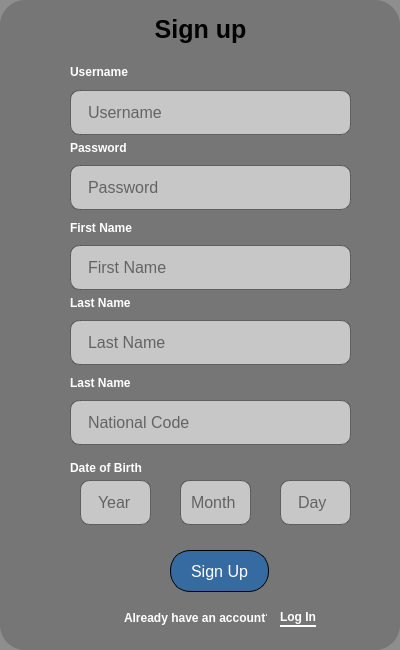
      <widget class="QWidget" name="SignUpWidget" native="true">
       <property name="sizePolicy">
        <sizepolicy hsizetype="Fixed" vsizetype="Fixed">
         <horstretch>0</horstretch>
         <verstretch>0</verstretch>
        </sizepolicy>
       </property>
       <property name="minimumSize">
        <size>
         <width>400</width>
         <height>650</height>
        </size>
       </property>
       <property name="styleSheet">
        <string notr="true">QWidget {
    background-color: rgba(111, 111, 111, 200);
border-radius: 25px;
}
</string>
       </property>
       <widget class="QLabel" name="label_11">
        <property name="geometry">
         <rect>
          <x>60</x>
          <y>10</y>
          <width>281</width>
          <height>38</height>
         </rect>
        </property>
        <property name="styleSheet">
         <string notr="true">QLabel {
    color: #000; /* Text color */
    font-size: 25px; /* Font size */
    font-weight: bold; /* Font weight */
    padding: 2px; /* Padding around the text */
    border: none; /* No border */
    background-color: transparent; /* Transparent background */
}
</string>
        </property>
        <property name="text">
         <string>Sign up</string>
        </property>
        <property name="alignment">
         <set>Qt::AlignCenter</set>
        </property>
       </widget>
       <widget class="QLineEdit" name="usernamInSignUp">
        <property name="geometry">
         <rect>
          <x>70</x>
          <y>90</y>
          <width>281</width>
          <height>45</height>
         </rect>
        </property>
        <property name="sizePolicy">
         <sizepolicy hsizetype="Expanding" vsizetype="Expanding">
          <horstretch>0</horstretch>
          <verstretch>0</verstretch>
         </sizepolicy>
        </property>
        <property name="styleSheet">
         <string notr="true">/* Base style for QLineEdit */
QLineEdit {
    padding: 10px 15px; /* Adds internal padding for a comfortable text area */
    font-size: 16px; /* Sets the font size of the text */
    border-radius: 10px; /* Rounds the corners of the QLineEdit */
    border: 0.5px solid rgba(0, 0, 0, 100); /* Sets an initial transparent border */
    background-color: rgba(255, 255, 255, 150); /* Sets the background color to white */
    background-clip: padding-box; /* Ensures background color stays within padding */
    background-origin: padding-box; /* Ensures background origin starts within padding */
    box-shadow: 0 4px 10px rgba(0, 0, 0, 0.1); /* Adds a subtle shadow for a floating effect */
    transition: all 0.3s ease; /* Smooth transition for all properties */
}

/* Style for QLineEdit when it is focused */
QLineEdit:focus {
    border: 3px solid #ffffff; /* Changes border color to light blue on focus */
    box-shadow: 0 4px 10px rgba(0, 191, 255, 0.3); /* Enhances shadow to give a glowing effect on focus */
    background-color: rgba(255, 255, 255, 200); /* Changes background color to a very light blue on focus */
}

/* Style for the placeholder text inside QLineEdit */
QLineEdit::placeholder {
    color: #aaa; /* Sets the placeholder text color to light gray */
    opacity: 0.8; /* Makes the placeholder text slightly transparent */
}
</string>
        </property>
        <property name="placeholderText">
         <string>Username</string>
        </property>
       </widget>
       <widget class="QLabel" name="label_12">
        <property name="geometry">
         <rect>
          <x>70</x>
          <y>140</y>
          <width>281</width>
          <height>16</height>
         </rect>
        </property>
        <property name="styleSheet">
         <string notr="true">QLabel {
    background: transparent; /* Makes the background transparent */
    color: #ffffff; /* Sets the text color */
    font-size: 12px; /* Sets the font size */
    font-weight: bold; /* Makes the font bold */
    text-shadow: 1px 1px 2px rgba(0, 0, 0, 0.1); /* Adds a subtle shadow to the text */
    border: none; /* Ensures there is no border */
}
</string>
        </property>
        <property name="text">
         <string>Password</string>
        </property>
       </widget>
       <widget class="QLineEdit" name="passwordInSignUp">
        <property name="geometry">
         <rect>
          <x>70</x>
          <y>165</y>
          <width>281</width>
          <height>45</height>
         </rect>
        </property>
        <property name="sizePolicy">
         <sizepolicy hsizetype="Expanding" vsizetype="Expanding">
          <horstretch>0</horstretch>
          <verstretch>0</verstretch>
         </sizepolicy>
        </property>
        <property name="styleSheet">
         <string notr="true">/* Base style for QLineEdit */
QLineEdit {
    padding: 10px 15px; /* Adds internal padding for a comfortable text area */
    font-size: 16px; /* Sets the font size of the text */
    border-radius: 10px; /* Rounds the corners of the QLineEdit */
    border: 0.5px solid rgba(0, 0, 0, 100); /* Sets an initial transparent border */
    background-color: rgba(255, 255, 255, 150); /* Sets the background color to white */
    background-clip: padding-box; /* Ensures background color stays within padding */
    background-origin: padding-box; /* Ensures background origin starts within padding */
    box-shadow: 0 4px 10px rgba(0, 0, 0, 0.1); /* Adds a subtle shadow for a floating effect */
    transition: all 0.3s ease; /* Smooth transition for all properties */
}

/* Style for QLineEdit when it is focused */
QLineEdit:focus {
    border: 3px solid #ffffff; /* Changes border color to light blue on focus */
    box-shadow: 0 4px 10px rgba(0, 191, 255, 0.3); /* Enhances shadow to give a glowing effect on focus */
    background-color: rgba(255, 255, 255, 200); /* Changes background color to a very light blue on focus */
}

/* Style for the placeholder text inside QLineEdit */
QLineEdit::placeholder {
    color: #aaa; /* Sets the placeholder text color to light gray */
    opacity: 0.8; /* Makes the placeholder text slightly transparent */
}
</string>
        </property>
        <property name="placeholderText">
         <string>Password</string>
        </property>
       </widget>
       <widget class="QLabel" name="label_13">
        <property name="geometry">
         <rect>
          <x>70</x>
          <y>64</y>
          <width>281</width>
          <height>16</height>
         </rect>
        </property>
        <property name="styleSheet">
         <string notr="true">QLabel {
    background: transparent; /* Makes the background transparent */
    color: #ffffff; /* Sets the text color */
    font-size: 12px; /* Sets the font size */
    font-weight: bold; /* Makes the font bold */
    text-shadow: 1px 1px 2px rgba(0, 0, 0, 0.1); /* Adds a subtle shadow to the text */
    border: none; /* Ensures there is no border */
}
</string>
        </property>
        <property name="text">
         <string>Username</string>
        </property>
       </widget>
       <widget class="QLineEdit" name="firstName">
        <property name="geometry">
         <rect>
          <x>70</x>
          <y>245</y>
          <width>281</width>
          <height>45</height>
         </rect>
        </property>
        <property name="sizePolicy">
         <sizepolicy hsizetype="Expanding" vsizetype="Expanding">
          <horstretch>0</horstretch>
          <verstretch>0</verstretch>
         </sizepolicy>
        </property>
        <property name="styleSheet">
         <string notr="true">/* Base style for QLineEdit */
QLineEdit {
    padding: 10px 15px; /* Adds internal padding for a comfortable text area */
    font-size: 16px; /* Sets the font size of the text */
    border-radius: 10px; /* Rounds the corners of the QLineEdit */
    border: 0.5px solid rgba(0, 0, 0, 100); /* Sets an initial transparent border */
    background-color: rgba(255, 255, 255, 150); /* Sets the background color to white */
    background-clip: padding-box; /* Ensures background color stays within padding */
    background-origin: padding-box; /* Ensures background origin starts within padding */
    box-shadow: 0 4px 10px rgba(0, 0, 0, 0.1); /* Adds a subtle shadow for a floating effect */
    transition: all 0.3s ease; /* Smooth transition for all properties */
}

/* Style for QLineEdit when it is focused */
QLineEdit:focus {
    border: 3px solid #ffffff; /* Changes border color to light blue on focus */
    box-shadow: 0 4px 10px rgba(0, 191, 255, 0.3); /* Enhances shadow to give a glowing effect on focus */
    background-color: rgba(255, 255, 255, 200); /* Changes background color to a very light blue on focus */
}

/* Style for the placeholder text inside QLineEdit */
QLineEdit::placeholder {
    color: #aaa; /* Sets the placeholder text color to light gray */
    opacity: 0.8; /* Makes the placeholder text slightly transparent */
}
</string>
        </property>
        <property name="text">
         <string/>
        </property>
        <property name="placeholderText">
         <string>First Name</string>
        </property>
       </widget>
       <widget class="QLabel" name="label_17">
        <property name="geometry">
         <rect>
          <x>70</x>
          <y>220</y>
          <width>281</width>
          <height>16</height>
         </rect>
        </property>
        <property name="styleSheet">
         <string notr="true">QLabel {
    background: transparent; /* Makes the background transparent */
    color: #ffffff; /* Sets the text color */
    font-size: 12px; /* Sets the font size */
    font-weight: bold; /* Makes the font bold */
    text-shadow: 1px 1px 2px rgba(0, 0, 0, 0.1); /* Adds a subtle shadow to the text */
    border: none; /* Ensures there is no border */
}
</string>
        </property>
        <property name="text">
         <string>First Name</string>
        </property>
       </widget>
       <widget class="QLabel" name="label_18">
        <property name="geometry">
         <rect>
          <x>70</x>
          <y>295</y>
          <width>281</width>
          <height>16</height>
         </rect>
        </property>
        <property name="styleSheet">
         <string notr="true">QLabel {
    background: transparent; /* Makes the background transparent */
    color: #ffffff; /* Sets the text color */
    font-size: 12px; /* Sets the font size */
    font-weight: bold; /* Makes the font bold */
    text-shadow: 1px 1px 2px rgba(0, 0, 0, 0.1); /* Adds a subtle shadow to the text */
    border: none; /* Ensures there is no border */
}
</string>
        </property>
        <property name="text">
         <string>Last Name</string>
        </property>
       </widget>
       <widget class="QLineEdit" name="lastName">
        <property name="geometry">
         <rect>
          <x>70</x>
          <y>320</y>
          <width>281</width>
          <height>45</height>
         </rect>
        </property>
        <property name="sizePolicy">
         <sizepolicy hsizetype="Expanding" vsizetype="Expanding">
          <horstretch>0</horstretch>
          <verstretch>0</verstretch>
         </sizepolicy>
        </property>
        <property name="styleSheet">
         <string notr="true">/* Base style for QLineEdit */
QLineEdit {
    padding: 10px 15px; /* Adds internal padding for a comfortable text area */
    font-size: 16px; /* Sets the font size of the text */
    border-radius: 10px; /* Rounds the corners of the QLineEdit */
    border: 0.5px solid rgba(0, 0, 0, 100); /* Sets an initial transparent border */
    background-color: rgba(255, 255, 255, 150); /* Sets the background color to white */
    background-clip: padding-box; /* Ensures background color stays within padding */
    background-origin: padding-box; /* Ensures background origin starts within padding */
    box-shadow: 0 4px 10px rgba(0, 0, 0, 0.1); /* Adds a subtle shadow for a floating effect */
    transition: all 0.3s ease; /* Smooth transition for all properties */
}

/* Style for QLineEdit when it is focused */
QLineEdit:focus {
    border: 3px solid #ffffff; /* Changes border color to light blue on focus */
    box-shadow: 0 4px 10px rgba(0, 191, 255, 0.3); /* Enhances shadow to give a glowing effect on focus */
    background-color: rgba(255, 255, 255, 200); /* Changes background color to a very light blue on focus */
}

/* Style for the placeholder text inside QLineEdit */
QLineEdit::placeholder {
    color: #aaa; /* Sets the placeholder text color to light gray */
    opacity: 0.8; /* Makes the placeholder text slightly transparent */
}
</string>
        </property>
        <property name="text">
         <string/>
        </property>
        <property name="placeholderText">
         <string>Last Name</string>
        </property>
       </widget>
       <widget class="QLabel" name="label_19">
        <property name="geometry">
         <rect>
          <x>70</x>
          <y>375</y>
          <width>281</width>
          <height>16</height>
         </rect>
        </property>
        <property name="styleSheet">
         <string notr="true">QLabel {
    background: transparent; /* Makes the background transparent */
    color: #ffffff; /* Sets the text color */
    font-size: 12px; /* Sets the font size */
    font-weight: bold; /* Makes the font bold */
    text-shadow: 1px 1px 2px rgba(0, 0, 0, 0.1); /* Adds a subtle shadow to the text */
    border: none; /* Ensures there is no border */
}
</string>
        </property>
        <property name="text">
         <string>Last Name</string>
        </property>
       </widget>
       <widget class="QLineEdit" name="nationalCode">
        <property name="geometry">
         <rect>
          <x>70</x>
          <y>400</y>
          <width>281</width>
          <height>45</height>
         </rect>
        </property>
        <property name="sizePolicy">
         <sizepolicy hsizetype="Expanding" vsizetype="Expanding">
          <horstretch>0</horstretch>
          <verstretch>0</verstretch>
         </sizepolicy>
        </property>
        <property name="styleSheet">
         <string notr="true">/* Base style for QLineEdit */
QLineEdit {
    padding: 10px 15px; /* Adds internal padding for a comfortable text area */
    font-size: 16px; /* Sets the font size of the text */
    border-radius: 10px; /* Rounds the corners of the QLineEdit */
    border: 0.5px solid rgba(0, 0, 0, 100); /* Sets an initial transparent border */
    background-color: rgba(255, 255, 255, 150); /* Sets the background color to white */
    background-clip: padding-box; /* Ensures background color stays within padding */
    background-origin: padding-box; /* Ensures background origin starts within padding */
    box-shadow: 0 4px 10px rgba(0, 0, 0, 0.1); /* Adds a subtle shadow for a floating effect */
    transition: all 0.3s ease; /* Smooth transition for all properties */
}

/* Style for QLineEdit when it is focused */
QLineEdit:focus {
    border: 3px solid #ffffff; /* Changes border color to light blue on focus */
    box-shadow: 0 4px 10px rgba(0, 191, 255, 0.3); /* Enhances shadow to give a glowing effect on focus */
    background-color: rgba(255, 255, 255, 200); /* Changes background color to a very light blue on focus */
}

/* Style for the placeholder text inside QLineEdit */
QLineEdit::placeholder {
    color: #aaa; /* Sets the placeholder text color to light gray */
    opacity: 0.8; /* Makes the placeholder text slightly transparent */
}
</string>
        </property>
        <property name="text">
         <string/>
        </property>
        <property name="placeholderText">
         <string>National Code</string>
        </property>
       </widget>
       <widget class="QLabel" name="label_20">
        <property name="geometry">
         <rect>
          <x>70</x>
          <y>460</y>
          <width>281</width>
          <height>16</height>
         </rect>
        </property>
        <property name="styleSheet">
         <string notr="true">QLabel {
    background: transparent; /* Makes the background transparent */
    color: #ffffff; /* Sets the text color */
    font-size: 12px; /* Sets the font size */
    font-weight: bold; /* Makes the font bold */
    text-shadow: 1px 1px 2px rgba(0, 0, 0, 0.1); /* Adds a subtle shadow to the text */
    border: none; /* Ensures there is no border */
}
</string>
        </property>
        <property name="text">
         <string>Date of Birth</string>
        </property>
       </widget>
       <widget class="QLineEdit" name="year">
        <property name="geometry">
         <rect>
          <x>80</x>
          <y>480</y>
          <width>71</width>
          <height>45</height>
         </rect>
        </property>
        <property name="sizePolicy">
         <sizepolicy hsizetype="Expanding" vsizetype="Expanding">
          <horstretch>0</horstretch>
          <verstretch>0</verstretch>
         </sizepolicy>
        </property>
        <property name="styleSheet">
         <string notr="true">/* Base style for QLineEdit */
QLineEdit {
    padding: 10px 15px; /* Adds internal padding for a comfortable text area */
    font-size: 16px; /* Sets the font size of the text */
    border-radius: 10px; /* Rounds the corners of the QLineEdit */
    border: 0.5px solid rgba(0, 0, 0, 100); /* Sets an initial transparent border */
    background-color: rgba(255, 255, 255, 150); /* Sets the background color to white */
    background-clip: padding-box; /* Ensures background color stays within padding */
    background-origin: padding-box; /* Ensures background origin starts within padding */
    box-shadow: 0 4px 10px rgba(0, 0, 0, 0.1); /* Adds a subtle shadow for a floating effect */
    transition: all 0.3s ease; /* Smooth transition for all properties */
}

/* Style for QLineEdit when it is focused */
QLineEdit:focus {
    border: 3px solid #ffffff; /* Changes border color to light blue on focus */
    box-shadow: 0 4px 10px rgba(0, 191, 255, 0.3); /* Enhances shadow to give a glowing effect on focus */
    background-color: rgba(255, 255, 255, 200); /* Changes background color to a very light blue on focus */
}

/* Style for the placeholder text inside QLineEdit */
QLineEdit::placeholder {
    color: #aaa; /* Sets the placeholder text color to light gray */
    opacity: 0.8; /* Makes the placeholder text slightly transparent */
}
</string>
        </property>
        <property name="text">
         <string/>
        </property>
        <property name="placeholderText">
         <string>Year</string>
        </property>
       </widget>
       <widget class="QLineEdit" name="month">
        <property name="geometry">
         <rect>
          <x>180</x>
          <y>480</y>
          <width>71</width>
          <height>45</height>
         </rect>
        </property>
        <property name="sizePolicy">
         <sizepolicy hsizetype="Expanding" vsizetype="Expanding">
          <horstretch>0</horstretch>
          <verstretch>0</verstretch>
         </sizepolicy>
        </property>
        <property name="styleSheet">
         <string notr="true">/* Base style for QLineEdit */
QLineEdit {
    padding: 5px 8px; /* Adds internal padding for a comfortable text area */
    font-size: 16px; /* Sets the font size of the text */
    border-radius: 10px; /* Rounds the corners of the QLineEdit */
    border: 0.5px solid rgba(0, 0, 0, 100); /* Sets an initial transparent border */
    background-color: rgba(255, 255, 255, 150); /* Sets the background color to white */
    background-clip: padding-box; /* Ensures background color stays within padding */
    background-origin: padding-box; /* Ensures background origin starts within padding */
    box-shadow: 0 4px 10px rgba(0, 0, 0, 0.1); /* Adds a subtle shadow for a floating effect */
    transition: all 0.3s ease; /* Smooth transition for all properties */
}

/* Style for QLineEdit when it is focused */
QLineEdit:focus {
    border: 3px solid #ffffff; /* Changes border color to light blue on focus */
    box-shadow: 0 4px 10px rgba(0, 191, 255, 0.3); /* Enhances shadow to give a glowing effect on focus */
    background-color: rgba(255, 255, 255, 200); /* Changes background color to a very light blue on focus */
}

/* Style for the placeholder text inside QLineEdit */
QLineEdit::placeholder {
    color: #aaa; /* Sets the placeholder text color to light gray */
    opacity: 0.8; /* Makes the placeholder text slightly transparent */
}
</string>
        </property>
        <property name="text">
         <string/>
        </property>
        <property name="placeholderText">
         <string>Month</string>
        </property>
       </widget>
       <widget class="QLineEdit" name="day">
        <property name="geometry">
         <rect>
          <x>280</x>
          <y>480</y>
          <width>71</width>
          <height>45</height>
         </rect>
        </property>
        <property name="sizePolicy">
         <sizepolicy hsizetype="Expanding" vsizetype="Expanding">
          <horstretch>0</horstretch>
          <verstretch>0</verstretch>
         </sizepolicy>
        </property>
        <property name="styleSheet">
         <string notr="true">/* Base style for QLineEdit */
QLineEdit {
    padding: 10px 15px; /* Adds internal padding for a comfortable text area */
    font-size: 16px; /* Sets the font size of the text */
    border-radius: 10px; /* Rounds the corners of the QLineEdit */
    border: 0.5px solid rgba(0, 0, 0, 100); /* Sets an initial transparent border */
    background-color: rgba(255, 255, 255, 150); /* Sets the background color to white */
    background-clip: padding-box; /* Ensures background color stays within padding */
    background-origin: padding-box; /* Ensures background origin starts within padding */
    box-shadow: 0 4px 10px rgba(0, 0, 0, 0.1); /* Adds a subtle shadow for a floating effect */
    transition: all 0.3s ease; /* Smooth transition for all properties */
}

/* Style for QLineEdit when it is focused */
QLineEdit:focus {
    border: 3px solid #ffffff; /* Changes border color to light blue on focus */
    box-shadow: 0 4px 10px rgba(0, 191, 255, 0.3); /* Enhances shadow to give a glowing effect on focus */
    background-color: rgba(255, 255, 255, 200); /* Changes background color to a very light blue on focus */
}

/* Style for the placeholder text inside QLineEdit */
QLineEdit::placeholder {
    color: #aaa; /* Sets the placeholder text color to light gray */
    opacity: 0.8; /* Makes the placeholder text slightly transparent */
}
</string>
        </property>
        <property name="text">
         <string/>
        </property>
        <property name="placeholderText">
         <string>Day</string>
        </property>
       </widget>
       <widget class="QLabel" name="label_28">
        <property name="geometry">
         <rect>
          <x>124</x>
          <y>610</y>
          <width>143</width>
          <height>16</height>
         </rect>
        </property>
        <property name="sizePolicy">
         <sizepolicy hsizetype="Maximum" vsizetype="Maximum">
          <horstretch>0</horstretch>
          <verstretch>0</verstretch>
         </sizepolicy>
        </property>
        <property name="styleSheet">
         <string notr="true">QLabel {
    background: transparent; /* Makes the background transparent */
    color: #ffffff; /* Sets the text color */
    font-size: 12px; /* Sets the font size */
    font-weight: bold; /* Makes the font bold */
    text-shadow: 1px 1px 2px rgba(0, 0, 0, 0.1); /* Adds a subtle shadow to the text */
    border: none; /* Ensures there is no border */
}
</string>
        </property>
        <property name="text">
         <string>Already have an account?</string>
        </property>
       </widget>
       <widget class="QPushButton" name="SignUpBotton">
        <property name="geometry">
         <rect>
          <x>170</x>
          <y>550</y>
          <width>99</width>
          <height>42</height>
         </rect>
        </property>
        <property name="sizePolicy">
         <sizepolicy hsizetype="Fixed" vsizetype="Fixed">
          <horstretch>0</horstretch>
          <verstretch>0</verstretch>
         </sizepolicy>
        </property>
        <property name="styleSheet">
         <string notr="true">QPushButton {
    background-color: rgb(53, 107, 160); /* Sets the background color */
    color: white; /* Sets the text color */
    border-radius: 20px; /* Rounds the corners */
    padding: 9px; /* Adds padding */
    font-size: 16px; /* Sets the font size */
    border: 1px solid; /* Adds a border */
}

QPushButton:hover {
    background-color: #A90707; /* Changes background color on hover */
}
</string>
        </property>
        <property name="text">
         <string>Sign Up</string>
        </property>
       </widget>
       <widget class="QPushButton" name="LogInInSignUp">
        <property name="geometry">
         <rect>
          <x>280</x>
          <y>609</y>
          <width>36</width>
          <height>18</height>
         </rect>
        </property>
        <property name="styleSheet">
         <string notr="true">QPushButton {
    background: transparent; /* پس‌زمینه شفاف */
    color: #ffffff; /* رنگ متن اصلی */
    font-size: 12px; /* اندازه قلم */
    font-weight: bold; /* وزن قلم */
    border: none; /* بدون حاشیه */
    text-decoration: none; /* بدون تزئین متن */
    outline: none; /* بدون خط حاشیه دور روشن شدن */
    border-bottom: 2px solid white; /* خط زیری با رنگ سفید */
}

QPushButton:hover {
    color: #1DB954; /* تغییر رنگ متن به سبز */
}
</string>
        </property>
        <property name="text">
         <string>Log In</string>
        </property>
       </widget>
      </widget>
